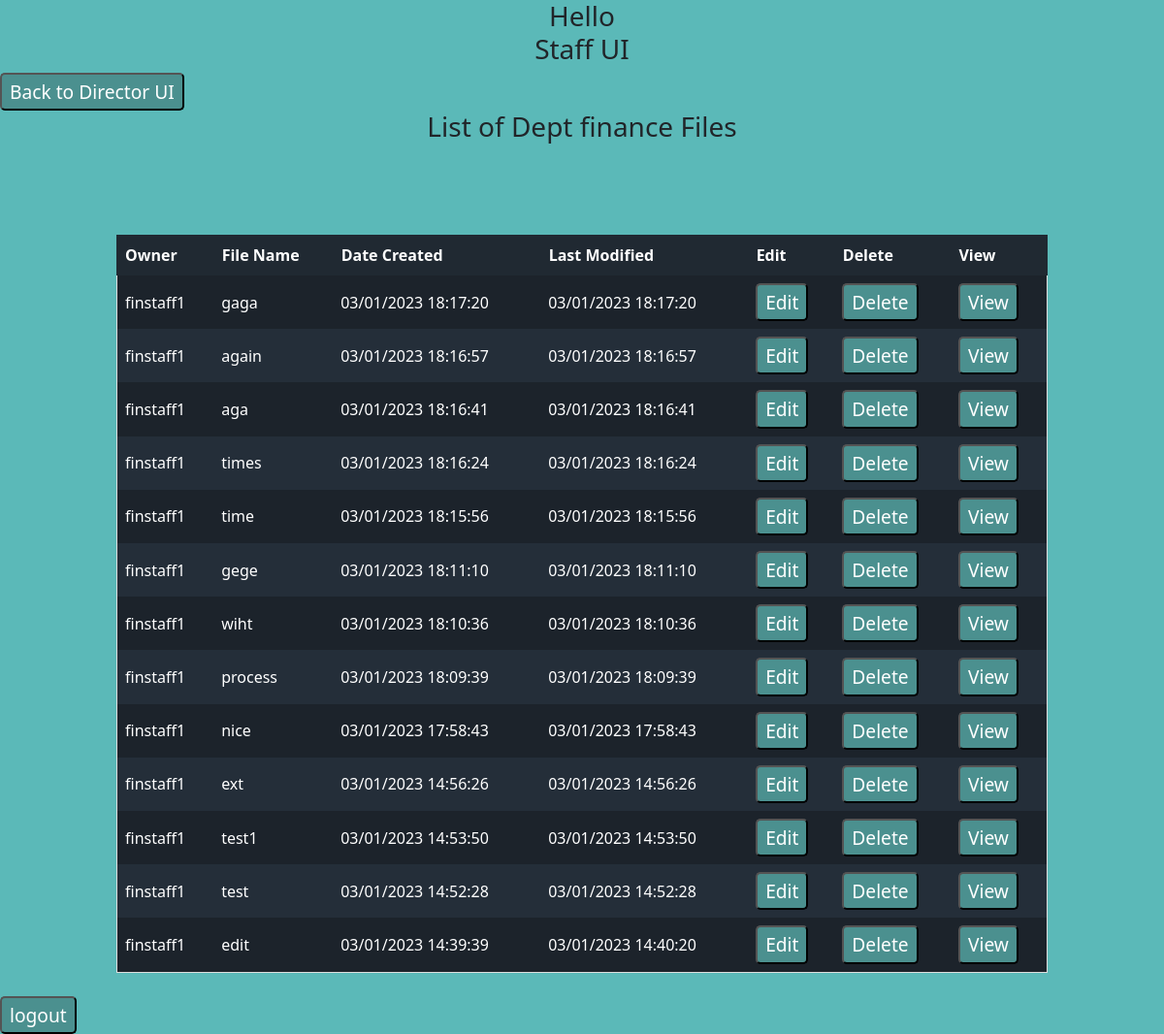
/showfiles?dept=finance, run on the app's committed database.
### app.py (models this page shows, shortened)
class File(db.Model):
    id = db.Column(db.Integer , primary_key=True)
    name = db.Column(db.String(200), nullable = False)
    owner = db.Column(db.String(200), nullable = False)
    code_name = db.Column(db.String(200), nullable = False)
    packet_size = db.Column(db.Integer, nullable = False)
    dept = db.Column(db.String(200), nullable = False)
    date_created = db.Column(db.String(200), nullable = False)
    last_modified = db.Column(db.String(200), nullable = False)

### file_controller.py (the view)
@app.route('/showfiles')
def showfiles():
    dept = request.args.get('dept')
    files = File.query.filter_by(dept=dept).order_by(desc(File.last_modified)).all()
    return render_template('showfilesforDirector.html',files=files, dept=dept)

### templates/showfilesforDirector.html (shortened to what this page needs)
<!DOCTYPE html>
<html lang="en">
<head>
	<h3 style="text-align: center;">Hello {{session['username']}}<br>Staff UI</h3>
</head>
<body>
  <link href="https://cdn.jsdelivr.net/npm/bootstrap@5.2.0-beta1/dist/css/bootstrap.min.css"
rel="stylesheet"
integrity="sha384-0evHe/X+R7YkIZDRvuzKMRqM+OrBnVFBL6DOitfPri4tjfHxaWutUpFmBp4vmVor"
crossorigin="anonymous">
<link rel="stylesheet" href={{url_for('static', filename='css/background.css') }}>
<form action="/director">
<input class="button" type="submit" value="Back to Director UI">
</form>
  {% if files|length < 1 %}
  <h3 style="text-align: center;">There are no files</h3>
  {% else %}
  <table align="center" id="files">
  <h3 style="text-align: center;">List of Dept {{dept}} Files</h3>
      <tr>
          <th>Owner</th>
          <th>File Name</th>
          <th>Date Created</th>
          <th>Last Modified</th>
		  <th>Edit</th>
		  <th>Delete</th>
          <th>View</th>
      </tr>
      {% for file in files%}<br>
      <tr>
          <td>{{ file.owner }}</td>
          <td>{{ file.name }}</td>
          <td>{{ file.date_created }}</td>
          <td>{{ file.last_modified }}</td>
		  <td>
        <form action="/edit">
          <input class="button" type="submit" value="Edit">
        </form>
		  </td>
		  <td>
        <form action="/delete">
          <input class="button" type="submit" value="Delete">
        </form>
		  </td>
          <td>
            <form target="_blank" action="/view#toolbar=0" method="POST">
              <input class="button" type="submit" value="View">
            </form>
          </td>
      </tr>
      {%endfor%}<br>
    </table>
    {% endif %}<br>
    <form action="/logout">
      <input class="button" type="submit" value="logout">
  </form>
</body>
</html>

### static/css/background.css (style rules this page uses)
body { background-color: #5BB9B8; }
th, td { text-align: center-left; padding: 8px; }
input[type="submit"] { line-height: 1; display: inline-block; font-size: 1.2rem; text-decoration: none; border-radius: 5px; color: #fff; padding: 8px; background-color: #4b908f; }
tr:nth-child(odd) { background-color: #242e39; color: #fff; }
tr:nth-child(even) { background-color: #1c232b; color: #fff; }
th { background-color: #202932; color: #fff; border: 1px solid #202932; }
* { box-sizing: border-box; }
#files { border-collapse: collapse; border-spacing: 0; width: 80%; border: 1px solid #ddd; margin-top: -250px; }
.button { border-radius:7px; }

### data on the page
File: owner "finstaff1", name "gaga", date_created "03/01/2023 18:17:20", last_modified "03/01/2023 18:17:20"
File: owner "finstaff1", name "again", date_created "03/01/2023 18:16:57", last_modified "03/01/2023 18:16:57"
File: owner "finstaff1", name "aga", date_created "03/01/2023 18:16:41", last_modified "03/01/2023 18:16:41"
File: owner "finstaff1", name "times", date_created "03/01/2023 18:16:24", last_modified "03/01/2023 18:16:24"
File: owner "finstaff1", name "time", date_created "03/01/2023 18:15:56", last_modified "03/01/2023 18:15:56"
File: owner "finstaff1", name "gege", date_created "03/01/2023 18:11:10", last_modified "03/01/2023 18:11:10"
File: owner "finstaff1", name "wiht", date_created "03/01/2023 18:10:36", last_modified "03/01/2023 18:10:36"
File: owner "finstaff1", name "process", date_created "03/01/2023 18:09:39", last_modified "03/01/2023 18:09:39"
File: owner "finstaff1", name "nice", date_created "03/01/2023 17:58:43", last_modified "03/01/2023 17:58:43"
File: owner "finstaff1", name "ext", date_created "03/01/2023 14:56:26", last_modified "03/01/2023 14:56:26"
File: owner "finstaff1", name "test1", date_created "03/01/2023 14:53:50", last_modified "03/01/2023 14:53:50"
File: owner "finstaff1", name "test", date_created "03/01/2023 14:52:28", last_modified "03/01/2023 14:52:28"
File: owner "finstaff1", name "edit", date_created "03/01/2023 14:39:39", last_modified "03/01/2023 14:40:20"

### other printed values
{{ dept }} "finance"
